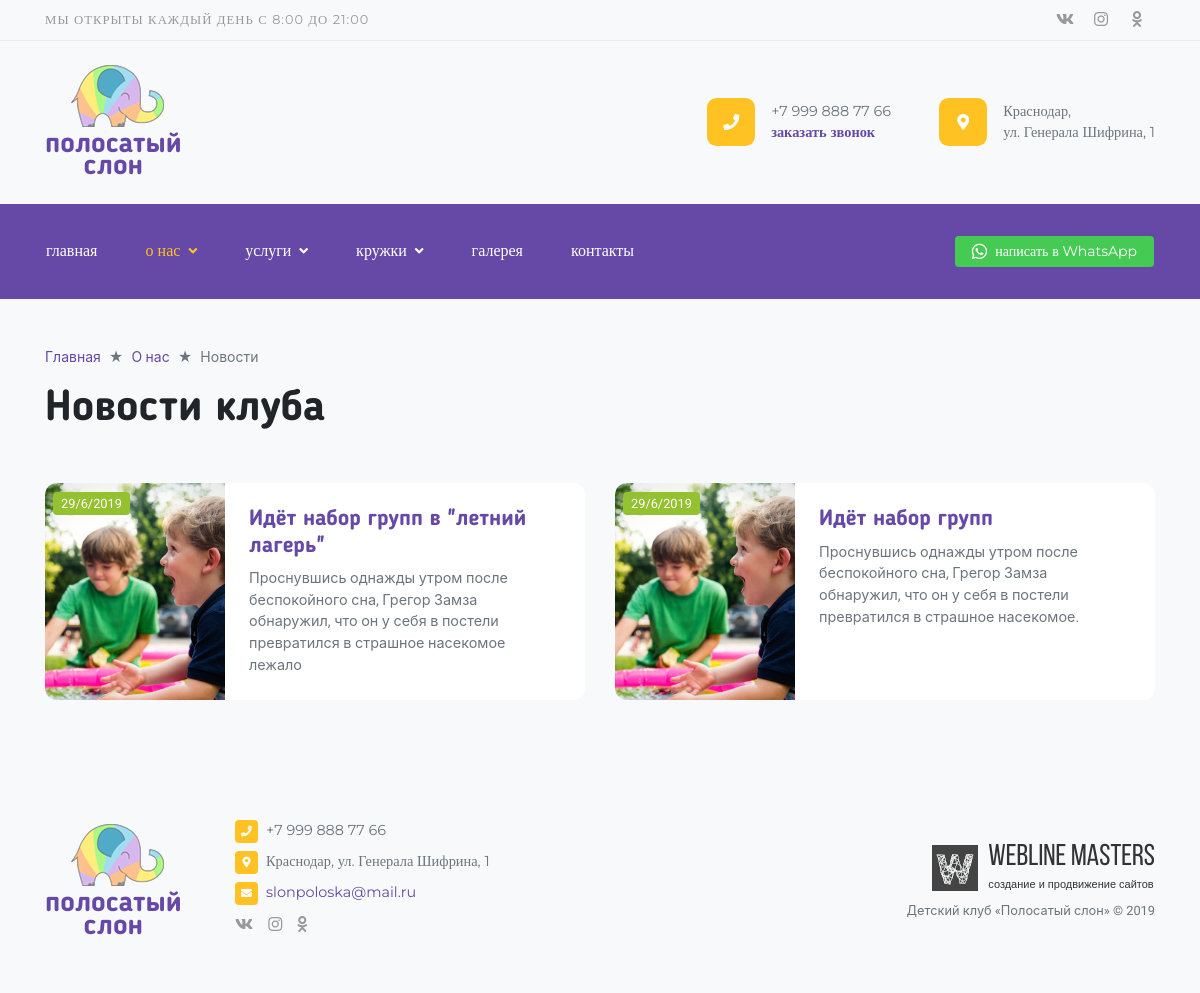
Page /news/ on the committed database.
### contacts/models.py (models this page shows, shortened)
class Social(models.Model):
    name = models.CharField(max_length=250, verbose_name='Название социальной сети')
    short_name = models.CharField(max_length=250, verbose_name='Короткое название')
    link = models.URLField(max_length=250, verbose_name='Ссылка')
    class Meta:
        verbose_name = 'Социальная сеть'
        verbose_name_plural = 'Социальные сети'

class Phone(models.Model):
    phone = models.CharField(max_length=20, verbose_name='Телефон')
    class Meta:
        verbose_name = 'Телефон'
        verbose_name_plural = 'Телефоны'
    def __str__(self):
        return '%s' % self.phone

class Address(models.Model):
    address = models.CharField(max_length=250, verbose_name='Адрес')
    class Meta:
        verbose_name = 'Адрес'
        verbose_name_plural = 'Адреса'
    def __str__(self):
        return '%s' % self.address

class Email(models.Model):
    email = models.CharField(max_length=20, verbose_name='E-mail')
    class Meta:
        verbose_name = 'E-mail'
        verbose_name_plural = 'E-mails'
    def __str__(self):
        return '%s' % self.email

### news/models.py (models this page shows, shortened)
class News(SEOOptimizable):
    title = models.CharField(max_length=250, unique=True, verbose_name='Название')
    short_desc = models.CharField(max_length=250, verbose_name='Краткое описание')
    text = HTMLField(verbose_name='Текст')
    is_active = models.BooleanField(default=True, verbose_name='Показывать на сайте')
    date = models.DateField(default=date.today, verbose_name='Дата создания')
    slug = models.SlugField(max_length=250, verbose_name='Slug', unique=True)
    def get_picture_url(self, filename):
        ext = filename.split('.')[-1]
        filename = '%s.%s' % (slugify(self.title), ext)
        return 'images/news/%s' % filename
    image = models.ImageField(upload_to=get_picture_url, verbose_name='Изображение')
    def get_absolute_url(self):
        return reverse('news_detail', args=[self.slug])
    class Meta:
        verbose_name = 'Новость'
        verbose_name_plural = 'Новости'
        ordering = ('date',)

### news/views.py (the view)
# urls.py: path('', views.NewsView.as_view(), name='news'),
class NewsView(View):
    def get(self, request):
        news = News.objects.filter(is_active=True)
        page_number = request.GET.get('page', 1)
        is_paginated, page, next_url, prev_url = pagination(news, page_number, 10)
        context = {
            'is_paginated': is_paginated,
            'page_object': page,
            'next_url': next_url,
            'prev_url': prev_url,
        }
        return render(request, 'news/news.html', context)

### landing/context_processors.py (called while the page is built)
def context_info(request):
    phone = Phone.objects.first()
    messenger = Messenger.objects.first()
    address = Address.objects.first()
    email = Email.objects.first()
    socials = Social.objects.all()
    seo_titles = TitleTag.objects.all()
    callback_form = CallBackForm()
    categories = Category.objects.all()
    context = {
        'phone': phone,
        'address': address,
        'email': email,
        'messenger': messenger,
        'socials': socials,
        'seo_titles': seo_titles,
        'callback_form': callback_form,
        'categories': categories,
    }
    return context

### landing/pagination.py (called while the page is built)
def pagination(queryset, page_number, item_per_page):
    item_per_page = item_per_page
    paginator = Paginator(queryset, item_per_page)
    page = paginator.get_page(page_number)
    is_paginated = page.has_other_pages()
    if page.has_previous():
        prev_url = '?page=%s' % page.previous_page_number()
    else:
        prev_url = ''
    if page.has_next():
        next_url = '?page=%s' % page.next_page_number()
    else:
        next_url = ''
    return is_paginated, page, next_url, prev_url

### services/models.py (called while the page is built)
    def title(self):
        return '%s %s' % (self.title1, self.title2)

### templates/news/news.html (shortened to what this page needs)
{% extends 'base.html' %}
{% load imagefit %}
{% block content %}
<div class="container pb-4 pb-lg-5">
    <ol class="breadcrumb">
        <li class="breadcrumb-item"><a href="{% url 'index' %}">Главная</a></li>
        <li class="breadcrumb-item"><a href="{% url 'content_startpoint' %}">О нас</a></li>
        <li class="breadcrumb-item active">Новости</li>
    </ol>
    <h1 class="mt-0 mb-lg-5 mb-4">Новости клуба</h1>
    <div class="row">
        {% for item in page_object.object_list %}
            <div class="col-lg-6">
                <div class="card mb-4 newsfeed-item transition">
                    <div class="row no-gutters">
                        <div class="col-lg-4 col-md-5 card-row-img pl-2 pt-2" style="background-image: url('{{ item.image.url|resize:'news' }}')">
                            <span class="small text-white bg-success px-2 py-1 rounded">{{ item.date|date:"j/n/Y" }}</span>
                        </div>
                        <div class="col-lg-8 col-md-7">
                            <div class="card-body p-4">
                                <a href="{{ item.get_absolute_url }}" class="card-title mt-0 mb-2 h4 d-block stretched-link">{{ item.title }}</a>
                                <p class="card-text text-muted smaller m-0">{{ item.short_desc }}</p>
                            </div>
                        </div>
                    </div>
                </div>
            </div>
        {% endfor %}
    </div>
</div>
{% endblock content %}

### templates/__header.html (shortened to what this page needs)
{% load static %}
{% load flatpages %}
{% get_flatpages as flatpages %}
<div class="bg-light border-bottom border-gray d-none d-lg-block top-bar">
    <div class="container d-flex justify-content-between align-items-center">
        <span class="small mr-auto text-gray text-uppercase font-2 letter-spacing">
            Мы открыты каждый день с 8:00 до 21:00
        </span>
        {% for social in socials %}
            <a href="{{ social.link }}" target="_blank" class="text-gray py-2  {{ social.short_name }}"><i class="fab fa-{{ social.name }}"></i></a>
        {% endfor %}
    </div>
</div>
<div class="bg-light py-4 d-none d-lg-block top-bar-2">
    <div class="container d-flex justify-content-between align-items-center">
        <div class="position-relative text-center logo mr-auto">
            <img src="{% static 'images/logo.png' %}" class="ml-2 mb-2">
            <a href="{% url 'index' %}" class="stretched-link text-lowercase d-block font-3 font-weight-bolder">полосатый<br>слон</a>
        </div>
        <div class="top-contact d-flex justify-content-between align-items-center mr-5">
            <span class="bg-warning text-center rounded-lg mr-3"><i class="fas fa-phone text-white"></i></span>
            <div>
                <p class="text-muted font-2 smaller m-0">{{ phone }}</p>
                <p class="font-2 smaller font-weight-bold m-0"><a href="#" data-toggle="modal" data-target="#CallBackModal">заказать звонок</a></p>
            </div>
        </div>
        <div class="top-contact d-flex justify-content-between align-items-center">
            <span class="bg-warning text-center rounded-lg mr-3"><i class="fas fa-map-marker-alt text-white"></i></span>
            <div>
                <p class="text-muted font-2 smaller m-0 w-10">{{ address|safe }}</p>
            </div>
        </div>
    </div>
</div>
<nav class="navbar navbar-expand-lg navbar-dark bg-primary sticky-top py-lg-4 mb-lg-5 mb-4 py-1">
    <div class="container px-3">
        <div class="collapse navbar-collapse">
            <ul class="navbar-nav mr-auto">
                <li class="nav-item">
                    <a class="nav-link text-lowercase font-2" href="{% url 'index' %}">главная</a>
                </li>
                <li class="nav-item dropdown">
                    <a class="nav-link text-lowercase dropdown-toggle font-2 {% if '/content-startpoint/' in request.path %}active{% endif %}
                                                                             {% if '/news/' in request.path %}active{% endif %}
                                                                             {% for page in flatpages %} {% if page.url in request.path %}active{% endif %} {% endfor %}" href="{% url 'content_startpoint' %}">
                        о нас<i class="fas fa-angle-down fa-sm ml-2"></i>
                    </a>
                </li>
                <li class="nav-item dropdown">
                    <a class="nav-link text-lowercase dropdown-toggle font-2 {% if '/services/category/service/' in request.path %}active{% endif %}" href="{% url 'categories' service_type='service' %}">
                        услуги<i class="fas fa-angle-down fa-sm ml-2"></i>
                    </a>
                </li>
                <li class="nav-item dropdown">
                    <a class="nav-link text-lowercase dropdown-toggle font-2  {% if '/services/category/artclass/' in request.path %}active{% endif %}" href="{% url 'categories' service_type='artclass' %}">
                        кружки<i class="fas fa-angle-down fa-sm ml-2"></i>
                    </a>
                </li>
                <li class="nav-item">
                    <a class="nav-link text-lowercase font-2  {% if '/gallery/' in request.path %}active{% endif %}" href="{% url 'gallery' %}">галерея</a>
                </li>
                <li class="nav-item">
                    <a class="nav-link text-lowercase font-2  {% if '/contacts/' in request.path %}active{% endif %}" href="{% url 'contacts' %}">контакты</a>
                </li>
            </ul>
            <span class="navbar-text">
                <a href="https://wa.me/{{ messenger.number }}?text={{ messenger.text }}" target="_blank" class="btn btn-secondary btn-sm text-white font-2 small"><i class="fab fa-whatsapp align-middle mr-2" style="color: #fff; font-size: 1.1rem;"></i><span class="d-none d-xl-inline">написать в </span>WhatsApp</a>
            </span>
        </div>
    </div>
</nav>

### templates/__footer.html
{% load static %}
<footer class="footer bg-light py-4 py-lg-5">
    <div class="container">
        <div class="row d-flex align-items-center">
            <div class="col-lg-2">
                <div class="position-relative d-lg-inline-block d-none text-center logo">
                    <img src="{% static 'images/logo.png' %}" class="ml-2 mb-2">
                    <a href="{% url 'index' %}" class="stretched-link text-lowercase d-block font-3 font-weight-bolder">полосатый<br>слон</a>
                </div>
            </div>
            <div class="col-xl-7 col-lg-6 col-md-6">
                <ul class="list-unstyled">
                    <li class="smaller d-flex justify-content-start align-items-start">
                        <i class="fas fa-phone fa-xs fcm mr-2"></i>
                        <p class="m-0 font-2 text-muted">{{ phone }}</p>
                    </li>
                    <li class="smaller d-flex justify-content-start align-items-start">
                        <i class="fas fa-map-marker-alt fa-xs fcm mr-2"></i>
                        <p class="m-0 font-2 text-muted">{{ address|striptags }}</p>
                    </li>
                    <li class="smaller d-flex justify-content-start align-items-start">
                        <i class="fas fa-envelope fa-xs fcm mr-2"></i>
                        <p class="m-0 font-2 text-muted"><a href="mailto:{{ email }}">{{ email }}</a></p>
                    </li>
                    <li>
                        {% for social in socials %}
                            <a href="{{ social.link }}" target="_blank" class="text-gray {{ social.short_name }}"><i class="fab fa-{{ social.name }}"></i></a>
                        {% endfor %}
                    </li>
                </ul>
            </div>
            <div class="col-xl-3 col-lg-4 col-md-6">
                <a class="devlogo mb-1 mt-4 mt-md-0 ml-md-auto" href="http://wlms.info" target="_blank">
                    <img src="{% static 'images/devlogo.png' %}" alt="...">
                    <div class="devlogo-text">
                        <span>Webline Masters</span>
                        <span>создание и продвижение сайтов</span>
                    </div>
                </a>
                <p class="m-0 text-muted small text-md-right">Детский клуб «Полосатый слон» © 2019</p>
            </div>
        </div>
    </div>
</footer>

### dev_static/css/style.css (style rules this page uses)
html { position: relative; min-height: 100%; }
body { overflow-x: hidden; }
.footer { position: absolute; bottom: 0; width: 100%; }
.devlogo { display: table; }
.devlogo img, .devlogo-text { display: table-cell; vertical-align: top; }
.devlogo span { display: block; margin-left: 10px; font-family: "BebasNeueRegular", sans-serif; font-size: 30px; line-height: 26px; color: #333; -webkit-transition: all .1s ease-in-out; transition: all .1s ease-in-out; }
.devlogo span:last-child { font-size: 11px; font-family: "Arial", sans-serif; }
.dropdown-toggle > i { -webkit-transition: -webkit-transform .2s ease-in-out; transition: -webkit-transform .2s ease-in-out; transition: transform .2s ease-in-out; transition: transform .2s ease-in-out, -webkit-transform .2s ease-in-out; }
.vk, .inst, .odn { width: 36px; text-align: center; }
.logo a { font-size: 28px; line-height: 1.4rem; -webkit-transition: color .1s ease-in-out; transition: color .1s ease-in-out; }
.top-contact span { width: 48px; height: 48px; }
.top-contact span i { line-height: 48px; }
.card-row-img { background-position: center; background-repeat: no-repeat; background-size: cover; }

### rows in the picture
Phone: phone "+7 999 888 77 66"
Address: address "Краснодар, ул. Генерала Шифрина, 1"
News: image|resize (picture), date "29/6/2019", title "Идёт набор групп в \"летний лагерь\"", short_desc "Проснувшись однажды утром после беспокойного сна, Грегор Замза обнаружил, что он у себя в постели превратился в страшное насекомое лежало"
News: image|resize (picture), date "29/6/2019", title "Идёт набор групп", short_desc "Проснувшись однажды утром после беспокойного сна, Грегор Замза обнаружил, что он у себя в постели превратился в страшное насекомое."
Email: email "slonpoloska@mail.ru"
